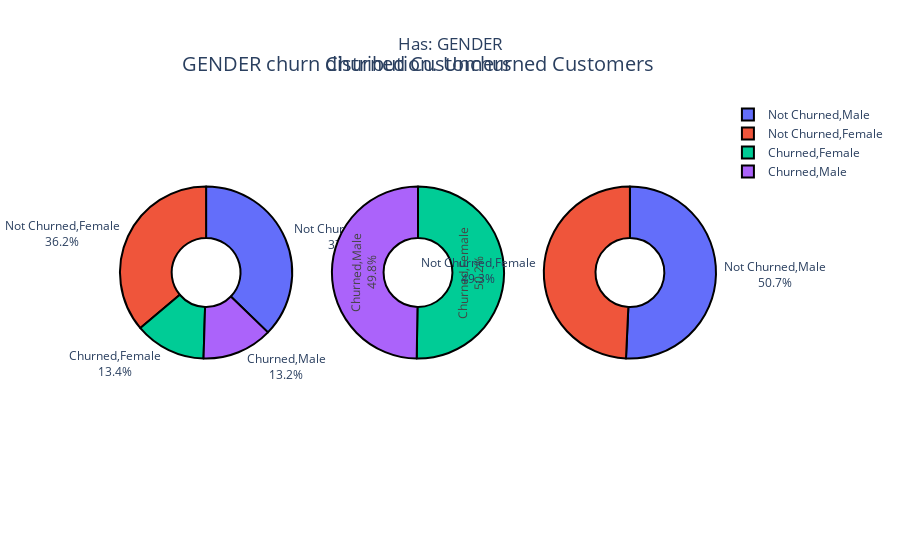
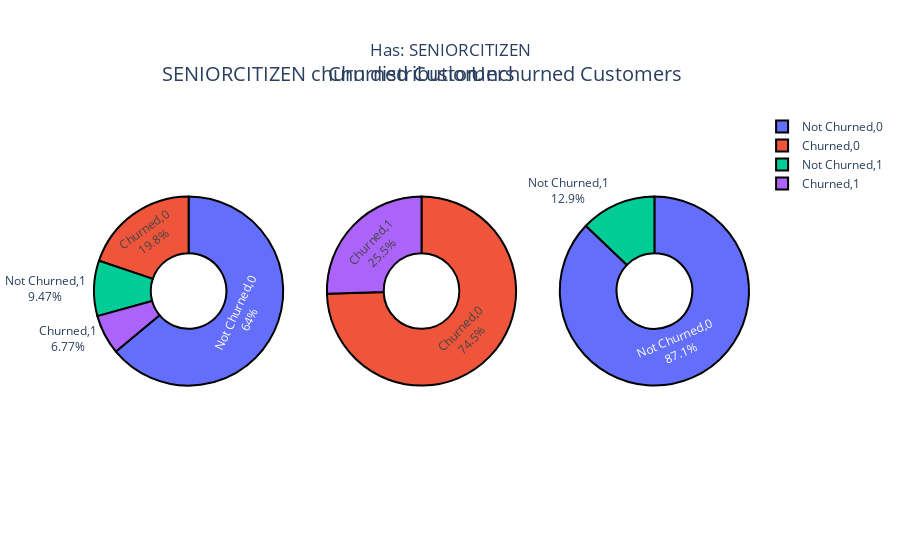
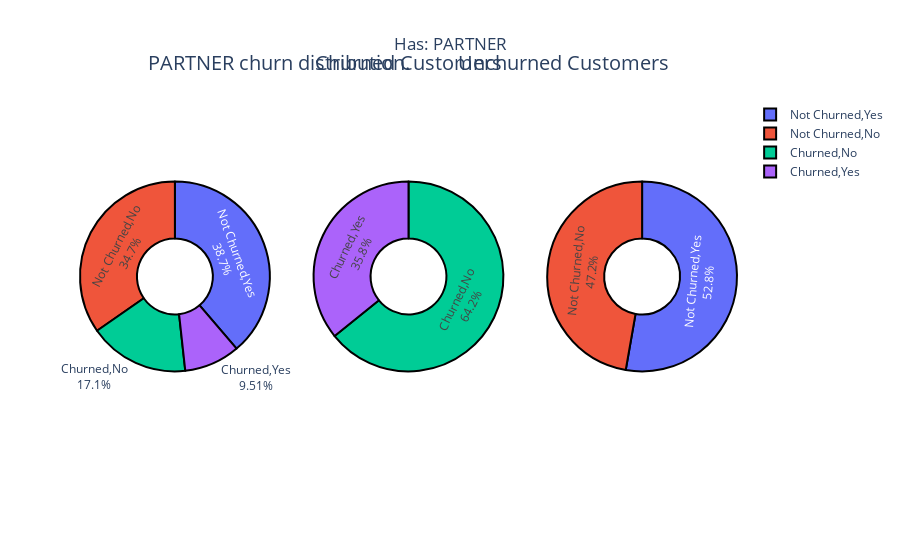
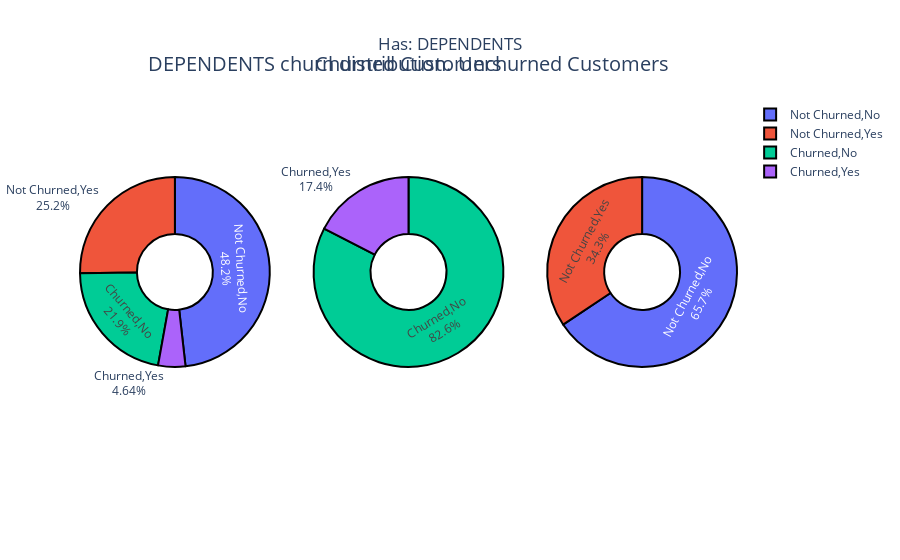

Source (notebook cell) for these figures, in order:
### Code cell
# Plotting multiple charts

# Encoding Churn values columns

df['churned'] = df['Churn'].replace('No', 'Not Churned').replace('Yes', 'Churned') # Create a new column which replaces 'Yes' and 'No' with 'Churned' and 'Not Churned' so as to visualise the pie charts clearly

cols = ['gender', 'SeniorCitizen', 'Partner', 'Dependents', 'PhoneService',  'PaperlessBilling', 'MultipleLines', 'OnlineSecurity', 'OnlineBackup', 'DeviceProtection', 'TechSupport', 'StreamingTV', 'StreamingMovies']

for col in cols:
    
    grouped = df.groupby(['churned'])[col].value_counts()

    labels = grouped.index.unique()
    target = grouped

    labels2 = grouped.index[0:2]
    target2 = grouped[0:2]   

    labels3 = grouped.index[2:]
    target3 = grouped[2:]

    # Create subplots: use 'domain' type for Pie subplot
    fig = make_subplots(rows=1, cols=3, specs=[[{'type':'domain'}, {'type':'domain'}, {'type':'domain'}]])

    fig.add_trace(go.Pie(labels=labels, values=target,  textinfo='label+percent'),
                      1, 1)

    fig.add_trace(go.Pie(labels=labels2, values=target2,  textinfo='label+percent'),
                      1, 2)

    fig.add_trace(go.Pie(labels=labels3, values=target3,  textinfo='label+percent'),
                      1, 3)

    # Use `hole` to create a donut-like pie chart
    fig.update_traces(hole=.4, 
                      hoverinfo="label+percent+value",
                      # Add borders to the piechart
                      marker=dict(line=dict(color='#000000', width=2)))

    fig.update_layout(title_text="Has: " + col.upper(), 
                      title_x = 0.5,
                      # Add annotations in the center of the donut pies.
                      annotations=[dict(text=col.upper() + ' churn distribution.', x=0.1, y=1.15, font_size=20, showarrow=False),
                                   dict(text='Churned Customers', x=0.5, y=1.15, font_size=20, showarrow=False),
                                   dict(text='Unchurned Customers', x=0.9, y=1.15, font_size=20, showarrow=False)])

    fig.show()

### Figure 1 — Plotly figure (JSON) as saved in the notebook; plotly's stock layout.template omitted (floating-point values rounded to 4 significant figures)
{"data": [{"domain": {"x": [0, 0.2889], "y": [0, 1]}, "hole": 0.4, "hoverinfo": "label+percent+value", "labels": [["Churned", "Female"], ["Churned", "Male"], ["Not Churned", "Male"], ["Not Churned", "Female"]], "marker": {"line": {"color": "#000000", "width": 2}}, "textinfo": "label+percent", "type": "pie", "values": [939, 930, 2619, 2544]}, {"domain": {"x": [0.3556, 0.6444], "y": [0, 1]}, "hole": 0.4, "hoverinfo": "label+percent+value", "labels": [["Churned", "Female"], ["Churned", "Male"]], "marker": {"line": {"color": "#000000", "width": 2}}, "textinfo": "label+percent", "type": "pie", "values": [939, 930]}, {"domain": {"x": [0.7111, 1], "y": [0, 1]}, "hole": 0.4, "hoverinfo": "label+percent+value", "labels": [["Not Churned", "Male"], ["Not Churned", "Female"]], "marker": {"line": {"color": "#000000", "width": 2}}, "textinfo": "label+percent", "type": "pie", "values": [2619, 2544]}], "layout": {"annotations": [{"font": {"size": 20}, "showarrow": false, "text": "GENDER churn distribution.", "x": 0.1, "y": 1.15}, {"font": {"size": 20}, "showarrow": false, "text": "Churned Customers", "x": 0.5, "y": 1.15}, {"font": {"size": 20}, "showarrow": false, "text": "Unchurned Customers", "x": 0.9, "y": 1.15}], "autosize": true, "title": {"text": "Has: GENDER", "x": 0.5}}}

### Figure 2 — Plotly figure (JSON) as saved in the notebook; plotly's stock layout.template omitted (floating-point values rounded to 4 significant figures)
{"data": [{"domain": {"x": [0, 0.2889], "y": [0, 1]}, "hole": 0.4, "hoverinfo": "label+percent+value", "labels": [["Churned", 0], ["Churned", 1], ["Not Churned", 0], ["Not Churned", 1]], "marker": {"line": {"color": "#000000", "width": 2}}, "textinfo": "label+percent", "type": "pie", "values": [1393, 476, 4497, 666]}, {"domain": {"x": [0.3556, 0.6444], "y": [0, 1]}, "hole": 0.4, "hoverinfo": "label+percent+value", "labels": [["Churned", 0], ["Churned", 1]], "marker": {"line": {"color": "#000000", "width": 2}}, "textinfo": "label+percent", "type": "pie", "values": [1393, 476]}, {"domain": {"x": [0.7111, 1], "y": [0, 1]}, "hole": 0.4, "hoverinfo": "label+percent+value", "labels": [["Not Churned", 0], ["Not Churned", 1]], "marker": {"line": {"color": "#000000", "width": 2}}, "textinfo": "label+percent", "type": "pie", "values": [4497, 666]}], "layout": {"annotations": [{"font": {"size": 20}, "showarrow": false, "text": "SENIORCITIZEN churn distribution.", "x": 0.1, "y": 1.15}, {"font": {"size": 20}, "showarrow": false, "text": "Churned Customers", "x": 0.5, "y": 1.15}, {"font": {"size": 20}, "showarrow": false, "text": "Unchurned Customers", "x": 0.9, "y": 1.15}], "autosize": true, "title": {"text": "Has: SENIORCITIZEN", "x": 0.5}}}

### Figure 3 — Plotly figure (JSON) as saved in the notebook; plotly's stock layout.template omitted (floating-point values rounded to 4 significant figures)
{"data": [{"domain": {"x": [0, 0.2889], "y": [0, 1]}, "hole": 0.4, "hoverinfo": "label+percent+value", "labels": [["Churned", "No"], ["Churned", "Yes"], ["Not Churned", "Yes"], ["Not Churned", "No"]], "marker": {"line": {"color": "#000000", "width": 2}}, "textinfo": "label+percent", "type": "pie", "values": [1200, 669, 2724, 2439]}, {"domain": {"x": [0.3556, 0.6444], "y": [0, 1]}, "hole": 0.4, "hoverinfo": "label+percent+value", "labels": [["Churned", "No"], ["Churned", "Yes"]], "marker": {"line": {"color": "#000000", "width": 2}}, "textinfo": "label+percent", "type": "pie", "values": [1200, 669]}, {"domain": {"x": [0.7111, 1], "y": [0, 1]}, "hole": 0.4, "hoverinfo": "label+percent+value", "labels": [["Not Churned", "Yes"], ["Not Churned", "No"]], "marker": {"line": {"color": "#000000", "width": 2}}, "textinfo": "label+percent", "type": "pie", "values": [2724, 2439]}], "layout": {"annotations": [{"font": {"size": 20}, "showarrow": false, "text": "PARTNER churn distribution.", "x": 0.1, "y": 1.15}, {"font": {"size": 20}, "showarrow": false, "text": "Churned Customers", "x": 0.5, "y": 1.15}, {"font": {"size": 20}, "showarrow": false, "text": "Unchurned Customers", "x": 0.9, "y": 1.15}], "autosize": true, "title": {"text": "Has: PARTNER", "x": 0.5}}}

### Figure 4 — Plotly figure (JSON) as saved in the notebook; plotly's stock layout.template omitted (floating-point values rounded to 4 significant figures)
{"data": [{"domain": {"x": [0, 0.2889], "y": [0, 1]}, "hole": 0.4, "hoverinfo": "label+percent+value", "labels": [["Churned", "No"], ["Churned", "Yes"], ["Not Churned", "No"], ["Not Churned", "Yes"]], "marker": {"line": {"color": "#000000", "width": 2}}, "textinfo": "label+percent", "type": "pie", "values": [1543, 326, 3390, 1773]}, {"domain": {"x": [0.3556, 0.6444], "y": [0, 1]}, "hole": 0.4, "hoverinfo": "label+percent+value", "labels": [["Churned", "No"], ["Churned", "Yes"]], "marker": {"line": {"color": "#000000", "width": 2}}, "textinfo": "label+percent", "type": "pie", "values": [1543, 326]}, {"domain": {"x": [0.7111, 1], "y": [0, 1]}, "hole": 0.4, "hoverinfo": "label+percent+value", "labels": [["Not Churned", "No"], ["Not Churned", "Yes"]], "marker": {"line": {"color": "#000000", "width": 2}}, "textinfo": "label+percent", "type": "pie", "values": [3390, 1773]}], "layout": {"annotations": [{"font": {"size": 20}, "showarrow": false, "text": "DEPENDENTS churn distribution.", "x": 0.1, "y": 1.15}, {"font": {"size": 20}, "showarrow": false, "text": "Churned Customers", "x": 0.5, "y": 1.15}, {"font": {"size": 20}, "showarrow": false, "text": "Unchurned Customers", "x": 0.9, "y": 1.15}], "autosize": true, "title": {"text": "Has: DEPENDENTS", "x": 0.5}}}
